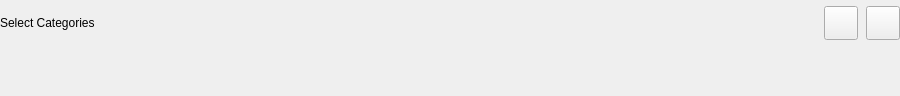
<?xml version="1.0" encoding="UTF-8"?>
<ui version="4.0">
 <class>CategoriesRow</class>
 <widget class="QWidget" name="categoriesRoot">
  <property name="geometry"><rect><x>0</x><y>0</y><width>900</width><height>96</height></rect></property>
  <layout class="QVBoxLayout" name="categoriesLayout">
   <property name="leftMargin"><number>0</number></property>
   <property name="topMargin"><number>4</number></property>
   <property name="rightMargin"><number>0</number></property>
   <property name="bottomMargin"><number>0</number></property>
   <property name="spacing"><number>12</number></property>
   <item>
    <layout class="QHBoxLayout" name="catHeader">
     <property name="spacing"><number>8</number></property>
     <item>
      <widget class="QLabel" name="categoriesTitle">
       <property name="text"><string>Select Categories</string></property>
      </widget>
     </item>
     <item>
      <spacer name="catHeaderSpacer">
       <property name="orientation"><enum>Qt::Horizontal</enum></property>
       <property name="sizeHint" stdset="0"><size><width>40</width><height>10</height></size></property>
      </spacer>
     </item>
     <item>
      <widget class="QCustomQPushButton" name="prevCatBtn">
       <property name="minimumSize"><size><width>34</width><height>34</height></size></property>
       <property name="maximumSize"><size><width>34</width><height>34</height></size></property>
       <property name="cursor"><cursorShape>PointingHandCursor</cursorShape></property>
       <property name="text"><string/></property>
       <property name="iconName" stdset="0"><string>chevron-left</string></property>
       <property name="iconSize"><size><width>16</width><height>16</height></size></property>
      </widget>
     </item>
     <item>
      <widget class="QCustomQPushButton" name="nextCatBtn">
       <property name="minimumSize"><size><width>34</width><height>34</height></size></property>
       <property name="maximumSize"><size><width>34</width><height>34</height></size></property>
       <property name="cursor"><cursorShape>PointingHandCursor</cursorShape></property>
       <property name="text"><string/></property>
       <property name="iconName" stdset="0"><string>chevron-right</string></property>
       <property name="iconSize"><size><width>16</width><height>16</height></size></property>
      </widget>
     </item>
    </layout>
   </item>
   <item>
    <widget class="QCustomChipGroup" name="chipGroup" native="true">
     <property name="sizePolicy"><sizepolicy hsizetype="Expanding" vsizetype="Fixed"><horstretch>0</horstretch><verstretch>0</verstretch></sizepolicy></property>
     <property name="minimumSize"><size><width>0</width><height>40</height></size></property>
     <property name="selectable" stdset="0"><bool>true</bool></property>
     <property name="exclusive" stdset="0"><bool>true</bool></property>
    </widget>
   </item>
  </layout>
 </widget>
 <customwidgets>
  <customwidget><class>QCustomChipGroup</class><extends>QWidget</extends><header>Custom_Widgets.QCustomChip</header></customwidget>
  <customwidget><class>QCustomQPushButton</class><extends>QPushButton</extends><header>Custom_Widgets.QCustomQPushButton</header></customwidget>
 </customwidgets>
 <connections/>
</ui>
